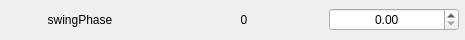
                      <widget class="QFrame" name="frame_47">
                       <property name="minimumSize">
                        <size>
                         <width>465</width>
                         <height>40</height>
                        </size>
                       </property>
                       <property name="maximumSize">
                        <size>
                         <width>465</width>
                         <height>40</height>
                        </size>
                       </property>
                       <property name="frameShape">
                        <enum>QFrame::NoFrame</enum>
                       </property>
                       <property name="frameShadow">
                        <enum>QFrame::Sunken</enum>
                       </property>
                       <layout class="QHBoxLayout" name="horizontalLayout_49">
                        <property name="spacing">
                         <number>5</number>
                        </property>
                        <property name="leftMargin">
                         <number>0</number>
                        </property>
                        <property name="topMargin">
                         <number>0</number>
                        </property>
                        <property name="rightMargin">
                         <number>5</number>
                        </property>
                        <property name="bottomMargin">
                         <number>0</number>
                        </property>
                        <item>
                         <widget class="QLabel" name="label_97">
                          <property name="minimumSize">
                           <size>
                            <width>158</width>
                            <height>0</height>
                           </size>
                          </property>
                          <property name="maximumSize">
                           <size>
                            <width>158</width>
                            <height>16777215</height>
                           </size>
                          </property>
                          <property name="toolTip">
                           <string>Phase shift used to desynchronize the lateral trunk oscillation and footsteps movement.</string>
                          </property>
                          <property name="text">
                           <string>swingPhase</string>
                          </property>
                          <property name="alignment">
                           <set>Qt::AlignCenter</set>
                          </property>
                         </widget>
                        </item>
                        <item>
                         <widget class="QLabel" name="label_98">
                          <property name="minimumSize">
                           <size>
                            <width>158</width>
                            <height>0</height>
                           </size>
                          </property>
                          <property name="maximumSize">
                           <size>
                            <width>158</width>
                            <height>16777215</height>
                           </size>
                          </property>
                          <property name="text">
                           <string>0</string>
                          </property>
                          <property name="alignment">
                           <set>Qt::AlignCenter</set>
                          </property>
                         </widget>
                        </item>
                        <item>
                         <widget class="QDoubleSpinBox" name="doubleSpinBox_46">
                          <property name="minimumSize">
                           <size>
                            <width>130</width>
                            <height>0</height>
                           </size>
                          </property>
                          <property name="maximumSize">
                           <size>
                            <width>130</width>
                            <height>16777215</height>
                           </size>
                          </property>
                          <property name="styleSheet">
                           <string notr="true"/>
                          </property>
                          <property name="alignment">
                           <set>Qt::AlignCenter</set>
                          </property>
                         </widget>
                        </item>
                       </layout>
                      </widget>
